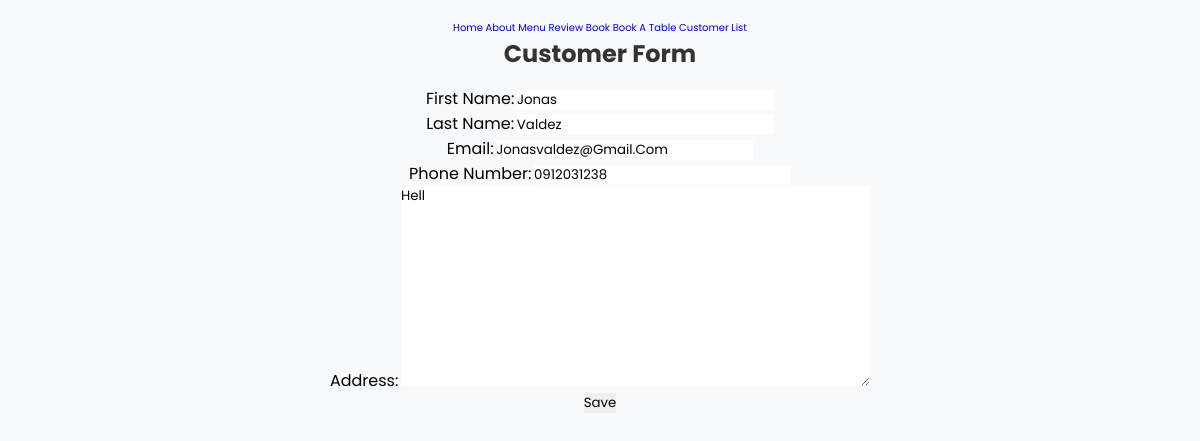
Screenshot of /customer/5/update/ with the database file from the repository.
### app/models.py (models this page shows, shortened)
class Customer(models.Model):
    id = models.AutoField(primary_key=True)
    first_name = models.CharField(max_length=50)
    last_name = models.CharField(max_length=50)
    email = models.EmailField(unique=True)
    phone_number = models.CharField(max_length=20, blank=True)
    address = models.TextField(blank=True)

### app/views.py (the view)
# urls.py: path('customer/<int:pk>/update/', CustomerUpdateView.as_view(), name='customer_update'),
class CustomerUpdateView(UpdateView):
    model = Customer
    template_name = 'app/customer_update.html'
    fields = ['first_name','last_name', 'email', 'phone_number', 'address']
    success_url = reverse_lazy('customer')

### app/templates/app/customer_update.html (shortened to what this page needs)
{% extends 'app/base.html' %}
{% load static %}
{% block content %}
   <h1>Customer Form</h1>
<form method="POST">
    {{ form.as_p }}
    <button type="submit">Save</button>
</form>
{% endblock content %}

### static/css/base.css (style rules this page uses)
body { font-family: Arial, sans-serif; background-color: #f8f9fa; margin: 0; padding: 20px; text-align: center; }
h1 { color: #333; font-size: 24px; margin-bottom: 15px; }

### static/css/home.css (style rules this page uses)
:root { --main-color:#443; --border-radius:95% 4% 97% 5%/4% 94% 3% 95%; --border-radius-hover:4% 95% 6% 95%/95% 4% 92% 5%; --border:.2rem solid var(--main-color); --border-hover:.2rem dashed var(--main-color); }
* { font-family: 'Poppins', sans-serif; margin:0; padding:0; box-sizing: border-box; outline: none; border:none; text-decoration: none; text-transform: capitalize; transition: all .2s linear; }
html { font-size: 62.5%; overflow-x: hidden; scroll-padding-top: 7rem; scroll-behavior: smooth; }

### rows the page displays
Customer: first_name "Jonas", last_name "Valdez", email "jonasvaldez@gmail.com", phone_number "0912031238", address "Hell"
